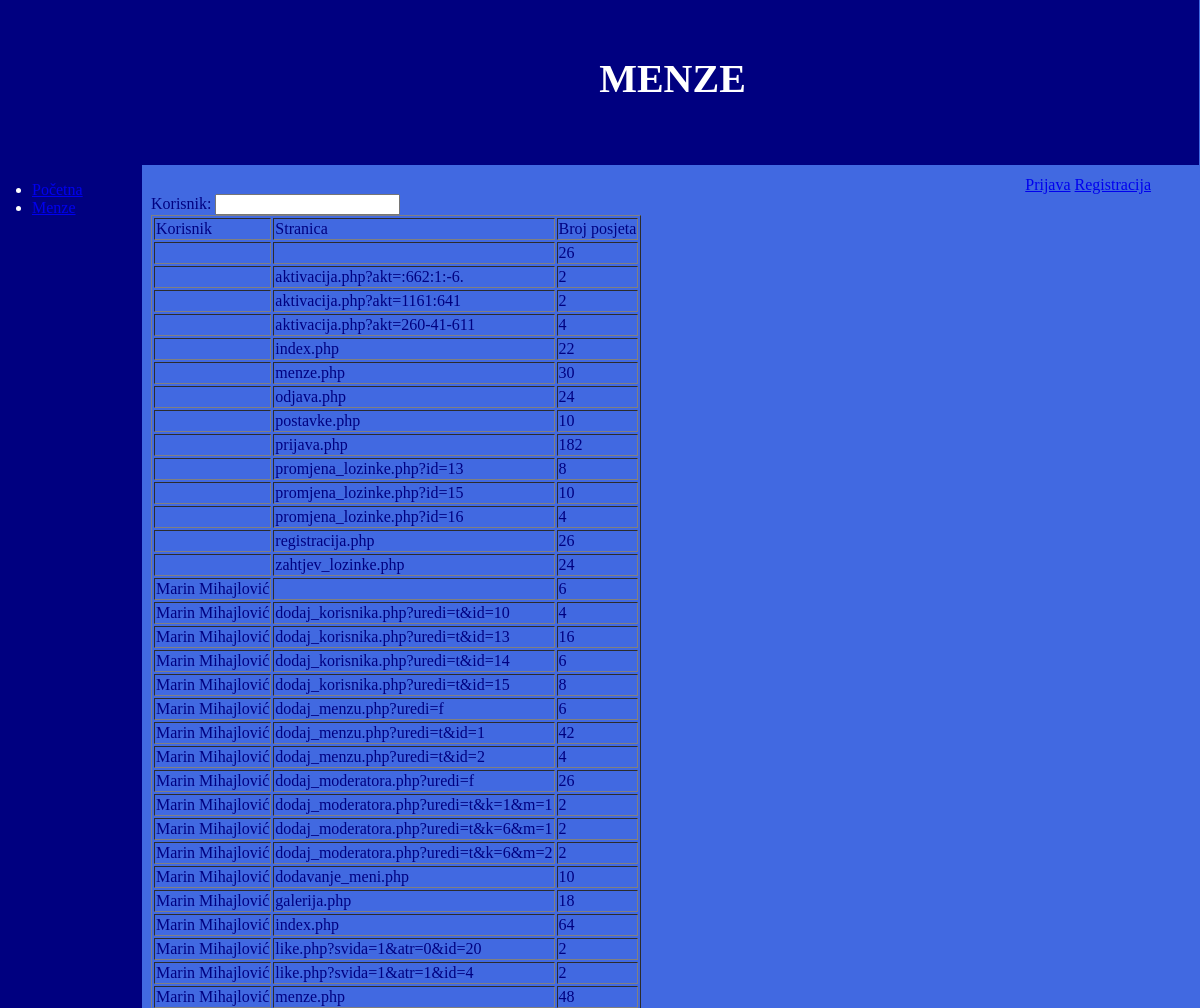
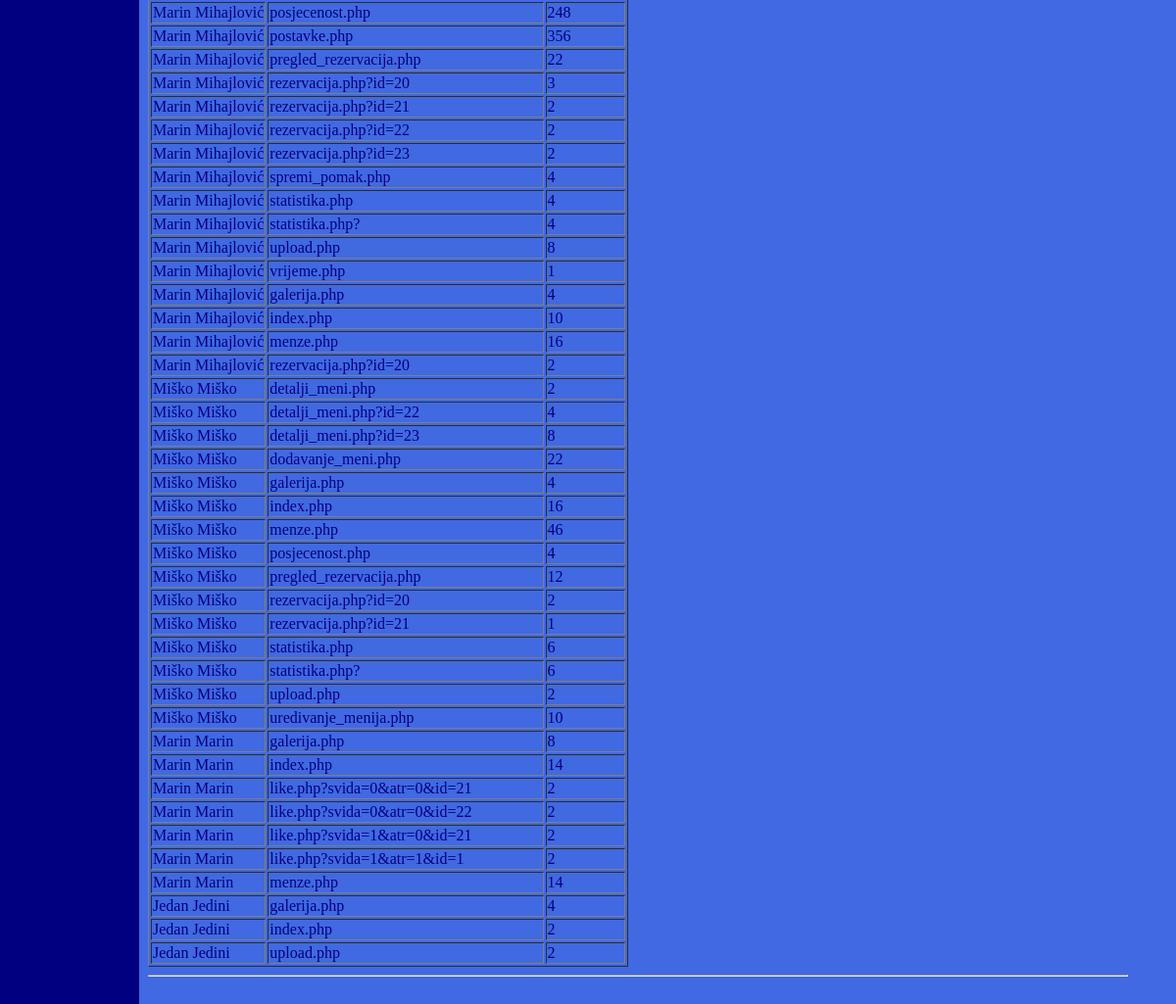
Page /posjecenost.php on the committed database (2 pictures, top to bottom).
### tables this page shows
CREATE TABLE IF NOT EXISTS `korisnici` (
  `id` int(11) NOT NULL AUTO_INCREMENT,
  `korisnicko_ime` varchar(25) NOT NULL,
  `lozinka` varchar(150) NOT NULL,
  `spol` varchar(6) NOT NULL,
  `ime` varchar(25) NOT NULL,
  `prezime` varchar(25) NOT NULL,
  `rodendan` date NOT NULL,
  `jmbag` char(10) NOT NULL,
  `adresa` varchar(50) NOT NULL,
  `mail` varchar(50) NOT NULL,
  `kontakt` varchar(20) NOT NULL,
  `status` varchar(10) NOT NULL DEFAULT 'neaktivan',
  `zakljucan` tinyint(1) NOT NULL DEFAULT '0',
  `tip_korisnika` int(11) NOT NULL DEFAULT '3',
  PRIMARY KEY (`id`),
  KEY `tip_korisnika` (`tip_korisnika`)
);

### sesija.class.php (called while the page is built, shortened)
<?php
class Sesija {
    static function dajKorisnika() {
        if (isset($_SESSION[self::KORISNIK])) {
            $korisnik = $_SESSION[self::KORISNIK];
        } else {
            return null;
        }
        return $korisnik;
    }
}

### baza_class.php (called while the page is built, shortened)
<?php
class Baza {
    public function spoji() {
        $veza =new mysqli(self::posluzitelj, self::korisnik, self::lozinka, self::baza);
        $veza->set_charset("utf8");
        return $veza;
    }
    public function select_upit($upit) {
        $veza = $this->spoji();
        $rezultat = $veza->query($upit);
        return $rezultat;
    }
}

### posjecenost.php (the view, shortened to what this page needs)
<?php
include_once 'sesija.class.php';
include_once './baza_class.php';
$baza = new Baza();
$korisnik = "";
?>
<!DOCTYPE html>
<html>
    <head>
        <link href="preglednik.css" rel="stylesheet" type="text/css">
    </head>
    <body>
        <header>
            <div class="naslov">MENZE</div>
        </header>
        <nav><ul>
                <li><a href="index.php">Početna</a></li>
                <li><a href="menze.php">Menze</a></li>
            </ul></nav>
        <div class="sadrzaj">
            <?php if (Sesija::dajKorisnika() === null): ?>
                <div class="zaglavlje"><a href="prijava.php">Prijava</a><span>   </span><a href="registracija.php">Registracija</a></div>
            <?php endif; ?>
            <?php
            $upit = "SELECT korisnik, akcija, count(*), datum from dnevnik GROUP by korisnik,akcija";
            $rezultat = $baza->select_upit($upit);
            ?>
            <form method="post" name="korisnik">
                Korisnik: <input type="text" id="korisnik" name="korisnik">
            </form>
                <table border="1" id="tablica">
                <tr>
                    <td>Korisnik</td><td>Stranica</td><td>Broj posjeta</td>
                </tr>
                <?php
                $datum_od = "";
                $datum_do = "";
                while ($red = mysqli_fetch_array($rezultat)) {
                    $ime = "";
                    if ($red[0] != null) {
                        $upit = "select ime, prezime from korisnici where id = $red[0];";
                        $rez = $baza->select_upit($upit);
                        $r = mysqli_fetch_array($rez);
                        $ime = $r[0] . " " . $r[1];
                    }
                    $pos = strpos($red[1], "/");
                    if ($korisnik != "" && $korisnik == $ime && $pos === false && $datum_od == "" && $datum_do == "") {
                        ?>
                        <tr>
                            <td><?php
                                if ($red[0] != null) {
                                    echo $r[0] . " " . $r[1];
                                } else {
                                    echo $red[0];
                                }
                                ?></td><td><?php echo $red[1]; ?></td><td><?php echo $red[2]; ?></td>
                        </tr>
                    <?php } elseif ((empty($_POST["korisnik"]) || $korisnik == "") && $pos === false && $datum_od == "" && $datum_do == "") {
                        ?>
                        <tr>
                            <td><?php
                                if ($red[0] != null) {
                                    echo $r[0] . " " . $r[1];
                                } else {
                                    echo $red[0];
                                }
                                ?></td><td><?php echo $red[1]; ?></td><td><?php echo $red[2]; ?></td>
                        </tr>
                        <?php
                    }
                }
                ?>
            </table><hr>
        </div>
    </body>
</html>

### preglednik.css (style rules this page uses)
body { background-color: #4169E1; }
header { background-color: #000080; height: 175px; width: 101.3%; position: relative; left: -8.5px; top: -18px; }
.naslov { position: absolute; text-align: center; top: 65px; font-size: 250%; color: white; left: 50%; font-weight: bold; }
nav { background-color: #000080; height: 100%; width: 150px; position: absolute; left: -8px; top: 165px; color: white; }
div.sadrzaj { position: absolute; color: #000080; left: 151px; top: 176px; }
div.zaglavlje { text-align: right; color: black; width: 1000px; }

### rows in the picture
korisnici: ime "Marin", prezime "Mihajlović"
korisnici: ime "Marin", prezime "Mihajlović"
korisnici: ime "Miško", prezime "Miško"
korisnici: ime "Marin", prezime "Marin"
korisnici: ime "Jedan", prezime "Jedini"

### other values in the picture
$red[2] "26"
$red[1] "aktivacija.php?akt=:662:1:-6."
$red[2] "2"
$red[1] "aktivacija.php?akt=1161:641"
$red[1] "aktivacija.php?akt=260-41-611"
$red[2] "4"
$red[1] "index.php"
$red[2] "22"
$red[1] "menze.php"
$red[2] "30"
$red[1] "odjava.php"
$red[2] "24"
$red[1] "postavke.php"
$red[2] "10"
$red[1] "prijava.php"
